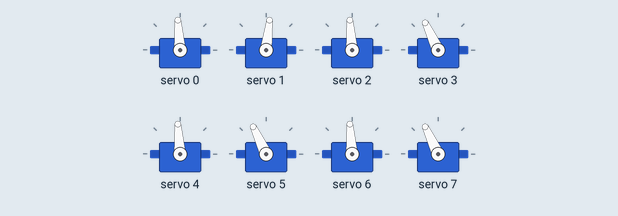
This sketch was run on a simulated Arduino Uno, built with avr-gcc and run on an emulated ATmega328P. On the bench: 8 × servo.

Above: at 1.55 s.
At 1.75 s:
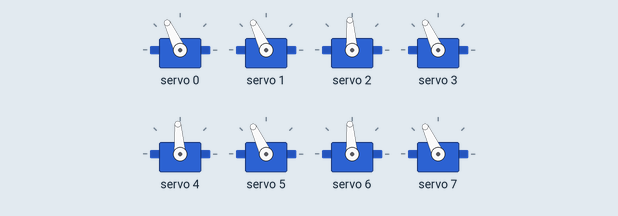
At 1.95 s:
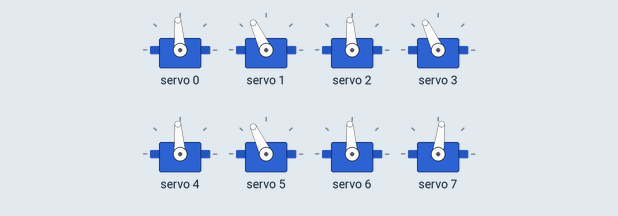
At 2.35 s:
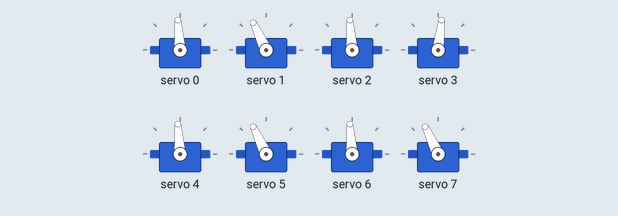
At 2.75 s:
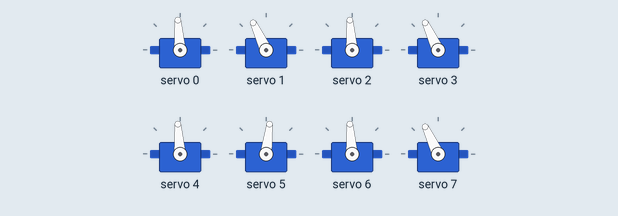
At 3.1 s:
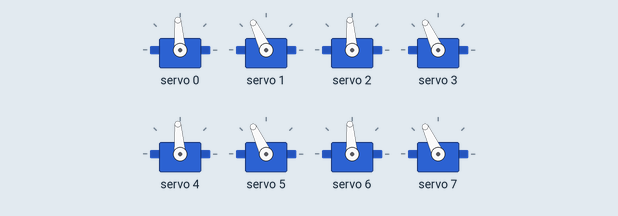
Timing chart, 0 to 5.2 s (numbered marks = the images above):
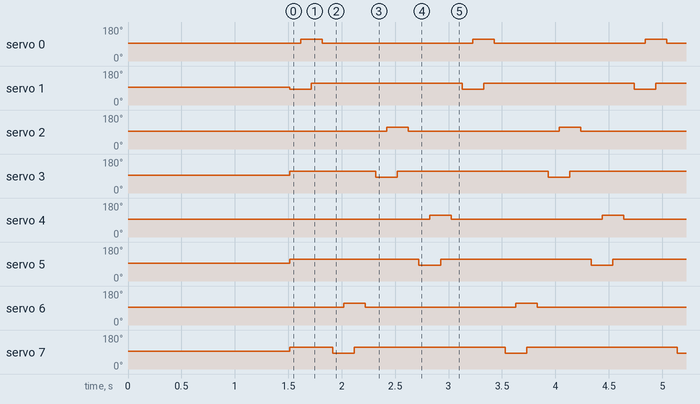

Measured:
- by itself, servo 0, servo 2, servo 4, servo 6: alternates 115° for 0.20 s and 94° for 1.4 s
- by itself, servo 1, servo 5: alternates 115° for 1.4 s and 83° for 0.20 s
- by itself, servo 3, servo 7: repeats every 1.6 s: 83° 0.20 s, 115° 1.4 s

The sketch:

spiderbot_esp_pca9685.ino
```cpp
#include <Wire.h>
#include <Adafruit_PWMServoDriver.h>

Adafruit_PWMServoDriver pwm = Adafruit_PWMServoDriver();

#define SERVOMIN 110
#define SERVOMAX 510

#define SERVO_FREQ 50

struct Leg {
  int hip;
  int knee;
};

Leg legs[4] = {
  {0,1},
  {2,3},
  {4,5},
  {6,7}
};

void setServoAngle(uint8_t channel, int angle)
{
  angle = constrain(angle, 0, 180);
  int pulse = map(angle, 0, 180, SERVOMIN, SERVOMAX);
  pwm.setPWM(channel, 0, pulse);
}

void centerRobot()
{
  for (int i = 0; i < 4; i++) {
    setServoAngle(legs[i].hip, 90);
    setServoAngle(legs[i].knee, 90);
  }
}

void standPose()
{
  setServoAngle(0, 90);
  setServoAngle(1, 110);

  setServoAngle(2, 90);
  setServoAngle(3, 110);

  setServoAngle(4, 90);
  setServoAngle(5, 110);

  setServoAngle(6, 90);
  setServoAngle(7, 110);
}

void stepLeg(uint8_t hip, uint8_t knee)
{
  setServoAngle(knee, 80);
  delay(100);

  setServoAngle(hip, 110);
  delay(100);

  setServoAngle(knee, 110);
  delay(100);

  setServoAngle(hip, 90);
  delay(100);
}

void creepForward()
{
  stepLeg(0,1);
  stepLeg(6,7);
  stepLeg(2,3);
  stepLeg(4,5);
}

void setup()
{
  Serial.begin(115200);

  pwm.begin();
  pwm.setPWMFreq(SERVO_FREQ);

  delay(500);

  centerRobot();
  delay(1000);

  standPose();
}

void loop()
{
  creepForward();
}
```
